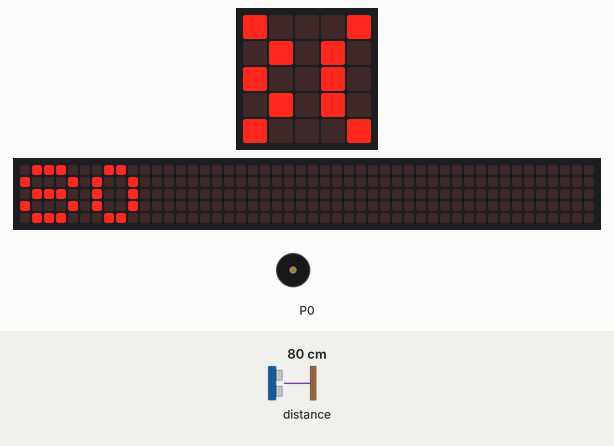
A program run on a simulated BBC micro:bit (MakeCode). On the bench: the board's 5×5 LED display, a strip that is not on the board, showing the scrolling text unrolled, buzzer (waves = sounding). The test bench sets the inputs (shaded band); at power-on: distance to the obstacle 80 cm. The 48×5 strip is a reading aid, not a part: it shows the text the display is scrolling, unrolled, one strip-width of it at a time.

Above: at 1.29 s.
1.3 s: distance to the obstacle set to 2 cm
At 2.92 s:
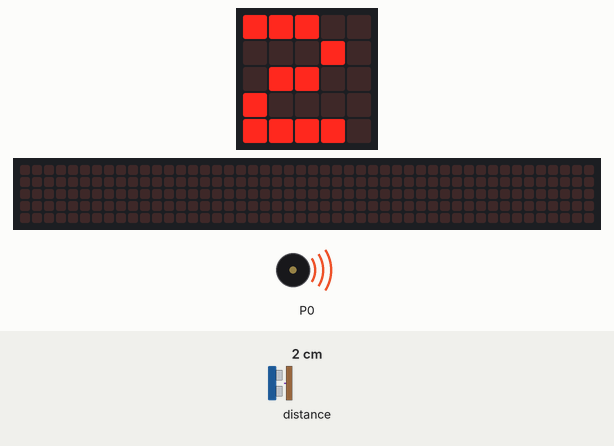
3.3 s: distance to the obstacle set to 4 cm
At 3.67 s:
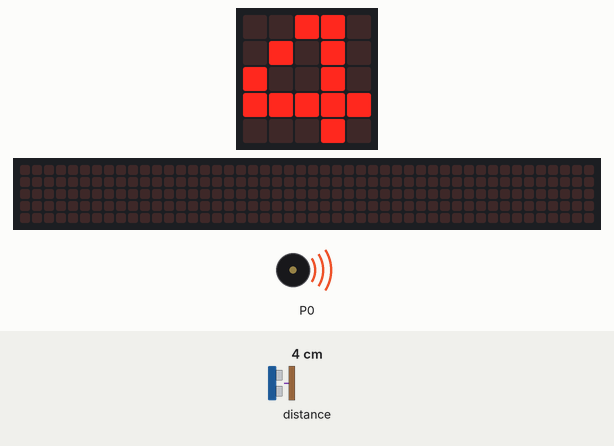
5.0 s: distance to the obstacle set to 9 cm
At 5.55 s:
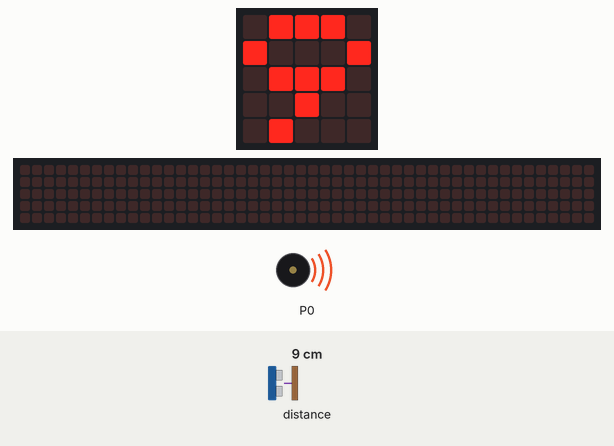
Timing chart, 0 to 12.5 s (numbered marks = the images above; inputs shaded):
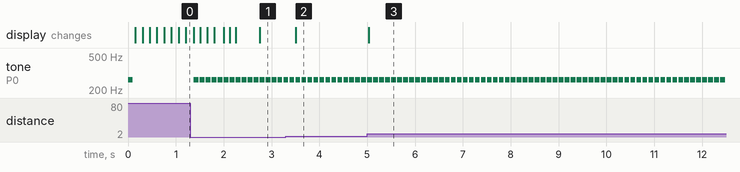

The program:

main.ts
```typescript
let cm = 0
basic.forever(function () {
    if (cm < 10) {
        music.playTone(262, 100)
    } else if (10 < cm && cm < 30) {
        music.playTone(262, 200)
    } else if (31 < cm && cm < 50) {
        music.playTone(262, 700)
    } else {
        music.stopAllSounds()
        music.stopMelody(MelodyStopOptions.All)
    }
})
basic.forever(function () {
    cm = sonar.ping(
    DigitalPin.P1,
    DigitalPin.P2,
    PingUnit.Centimeters
    )
    basic.pause(100)
})
basic.forever(function () {
    basic.showNumber(cm)
})
```

test.ts
```typescript
// 테스트는 여기로 이동합니다; 이 패키지가 확장으로 사용될 때 컴파일되지 않을 것 입니다.
```

Measured:
- after the input at 1.3 s, tone on P0: alternates 262 Hz for 0.10 s and silent for 0.03 s, starting after 0.08 s
- after the input at 3.3 s, the display: changes after 0.20 s (image 2)
- after the input at 5.0 s, the display: changes at once (image 3)
